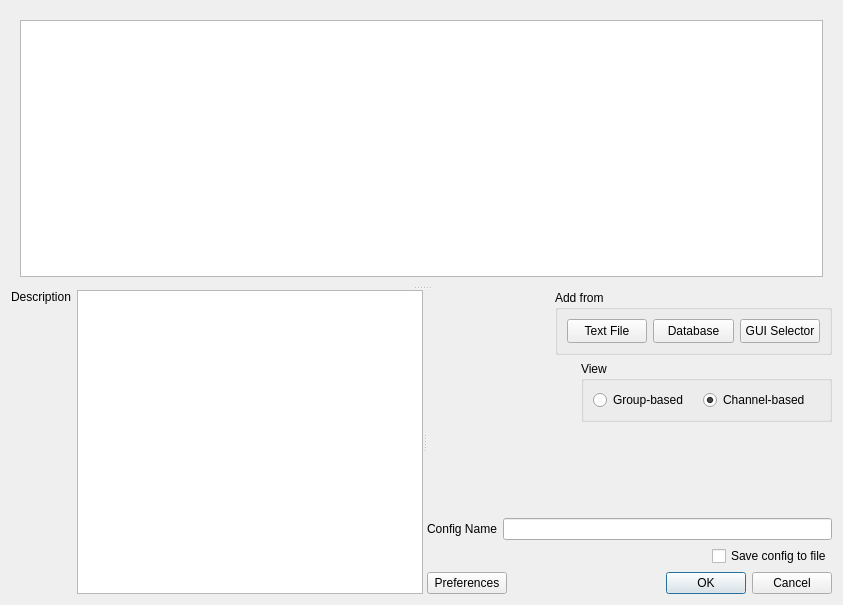
<?xml version="1.0" encoding="UTF-8"?>
<ui version="4.0">
 <class>Dialog</class>
 <widget class="QDialog" name="Dialog">
  <property name="geometry">
   <rect>
    <x>0</x>
    <y>0</y>
    <width>843</width>
    <height>605</height>
   </rect>
  </property>
  <property name="windowTitle">
   <string>Setup Dialog for Tuner Configuration</string>
  </property>
  <layout class="QGridLayout" name="gridLayout_5">
   <item row="0" column="0">
    <widget class="QSplitter" name="splitter_top_bottom">
     <property name="orientation">
      <enum>Qt::Vertical</enum>
     </property>
     <widget class="QStackedWidget" name="stackedWidget">
      <property name="currentIndex">
       <number>1</number>
      </property>
      <widget class="QWidget" name="page_tree">
       <layout class="QGridLayout" name="gridLayout_2">
        <item row="0" column="0">
         <widget class="QTreeView" name="treeView"/>
        </item>
       </layout>
      </widget>
      <widget class="QWidget" name="page_table">
       <layout class="QGridLayout" name="gridLayout">
        <item row="0" column="0">
         <widget class="QTableView" name="tableView"/>
        </item>
       </layout>
      </widget>
     </widget>
     <widget class="QSplitter" name="splitter_left_right">
      <property name="orientation">
       <enum>Qt::Horizontal</enum>
      </property>
      <widget class="QWidget" name="layoutWidget">
       <layout class="QHBoxLayout" name="horizontalLayout_5">
        <item>
         <layout class="QVBoxLayout" name="verticalLayout">
          <item>
           <widget class="QLabel" name="label_2">
            <property name="text">
             <string>Description</string>
            </property>
           </widget>
          </item>
          <item>
           <spacer name="verticalSpacer">
            <property name="orientation">
             <enum>Qt::Vertical</enum>
            </property>
            <property name="sizeHint" stdset="0">
             <size>
              <width>20</width>
              <height>40</height>
             </size>
            </property>
           </spacer>
          </item>
         </layout>
        </item>
        <item>
         <widget class="QTextEdit" name="textEdit"/>
        </item>
       </layout>
      </widget>
      <widget class="QWidget" name="">
       <layout class="QVBoxLayout" name="verticalLayout_2">
        <item>
         <layout class="QHBoxLayout" name="horizontalLayout">
          <item>
           <spacer name="horizontalSpacer_3">
            <property name="orientation">
             <enum>Qt::Horizontal</enum>
            </property>
            <property name="sizeHint" stdset="0">
             <size>
              <width>40</width>
              <height>20</height>
             </size>
            </property>
           </spacer>
          </item>
          <item>
           <widget class="QGroupBox" name="groupBox_2">
            <property name="minimumSize">
             <size>
              <width>277</width>
              <height>61</height>
             </size>
            </property>
            <property name="title">
             <string>Add from</string>
            </property>
            <layout class="QGridLayout" name="gridLayout_4">
             <item row="0" column="0">
              <widget class="QPushButton" name="pushButton_add_from_text_file">
               <property name="minimumSize">
                <size>
                 <width>0</width>
                 <height>24</height>
                </size>
               </property>
               <property name="text">
                <string>Text File</string>
               </property>
              </widget>
             </item>
             <item row="0" column="1">
              <widget class="QPushButton" name="pushButton_add_from_database">
               <property name="minimumSize">
                <size>
                 <width>0</width>
                 <height>24</height>
                </size>
               </property>
               <property name="text">
                <string>Database</string>
               </property>
              </widget>
             </item>
             <item row="0" column="2">
              <widget class="QPushButton" name="pushButton_add_from_GUI_selector">
               <property name="minimumSize">
                <size>
                 <width>0</width>
                 <height>24</height>
                </size>
               </property>
               <property name="text">
                <string>GUI Selector</string>
               </property>
              </widget>
             </item>
            </layout>
           </widget>
          </item>
         </layout>
        </item>
        <item>
         <layout class="QHBoxLayout" name="horizontalLayout_6">
          <item>
           <spacer name="horizontalSpacer_4">
            <property name="orientation">
             <enum>Qt::Horizontal</enum>
            </property>
            <property name="sizeHint" stdset="0">
             <size>
              <width>40</width>
              <height>20</height>
             </size>
            </property>
           </spacer>
          </item>
          <item>
           <widget class="QGroupBox" name="groupBox">
            <property name="minimumSize">
             <size>
              <width>249</width>
              <height>57</height>
             </size>
            </property>
            <property name="title">
             <string>View</string>
            </property>
            <layout class="QGridLayout" name="gridLayout_3">
             <item row="0" column="0">
              <widget class="QRadioButton" name="radioButton_group_based">
               <property name="minimumSize">
                <size>
                 <width>104</width>
                 <height>20</height>
                </size>
               </property>
               <property name="text">
                <string>Group-based</string>
               </property>
              </widget>
             </item>
             <item row="0" column="1">
              <widget class="QRadioButton" name="radioButton_channel_based">
               <property name="minimumSize">
                <size>
                 <width>117</width>
                 <height>20</height>
                </size>
               </property>
               <property name="text">
                <string>Channel-based</string>
               </property>
               <property name="checked">
                <bool>true</bool>
               </property>
              </widget>
             </item>
            </layout>
           </widget>
          </item>
         </layout>
        </item>
        <item>
         <spacer name="verticalSpacer_2">
          <property name="orientation">
           <enum>Qt::Vertical</enum>
          </property>
          <property name="sizeHint" stdset="0">
           <size>
            <width>20</width>
            <height>18</height>
           </size>
          </property>
         </spacer>
        </item>
        <item>
         <layout class="QHBoxLayout" name="horizontalLayout_3">
          <item>
           <widget class="QLabel" name="label">
            <property name="text">
             <string>Config Name</string>
            </property>
           </widget>
          </item>
          <item>
           <widget class="QLineEdit" name="lineEdit_config_name"/>
          </item>
         </layout>
        </item>
        <item>
         <layout class="QHBoxLayout" name="horizontalLayout_4">
          <item>
           <spacer name="horizontalSpacer_2">
            <property name="orientation">
             <enum>Qt::Horizontal</enum>
            </property>
            <property name="sizeHint" stdset="0">
             <size>
              <width>40</width>
              <height>20</height>
             </size>
            </property>
           </spacer>
          </item>
          <item>
           <widget class="QCheckBox" name="checkBox_save_config_to_file">
            <property name="text">
             <string>Save config to file</string>
            </property>
           </widget>
          </item>
         </layout>
        </item>
        <item>
         <layout class="QHBoxLayout" name="horizontalLayout_2">
          <item>
           <widget class="QPushButton" name="pushButton_preferences">
            <property name="text">
             <string>Preferences</string>
            </property>
           </widget>
          </item>
          <item>
           <spacer name="horizontalSpacer">
            <property name="orientation">
             <enum>Qt::Horizontal</enum>
            </property>
            <property name="sizeHint" stdset="0">
             <size>
              <width>40</width>
              <height>20</height>
             </size>
            </property>
           </spacer>
          </item>
          <item>
           <widget class="QDialogButtonBox" name="buttonBox">
            <property name="orientation">
             <enum>Qt::Horizontal</enum>
            </property>
            <property name="standardButtons">
             <set>QDialogButtonBox::Cancel|QDialogButtonBox::Ok</set>
            </property>
           </widget>
          </item>
         </layout>
        </item>
       </layout>
      </widget>
     </widget>
    </widget>
   </item>
  </layout>
 </widget>
 <resources/>
 <connections>
  <connection>
   <sender>buttonBox</sender>
   <signal>accepted()</signal>
   <receiver>Dialog</receiver>
   <slot>accept()</slot>
   <hints>
    <hint type="sourcelabel">
     <x>248</x>
     <y>254</y>
    </hint>
    <hint type="destinationlabel">
     <x>157</x>
     <y>274</y>
    </hint>
   </hints>
  </connection>
  <connection>
   <sender>buttonBox</sender>
   <signal>rejected()</signal>
   <receiver>Dialog</receiver>
   <slot>reject()</slot>
   <hints>
    <hint type="sourcelabel">
     <x>316</x>
     <y>260</y>
    </hint>
    <hint type="destinationlabel">
     <x>286</x>
     <y>274</y>
    </hint>
   </hints>
  </connection>
 </connections>
</ui>
